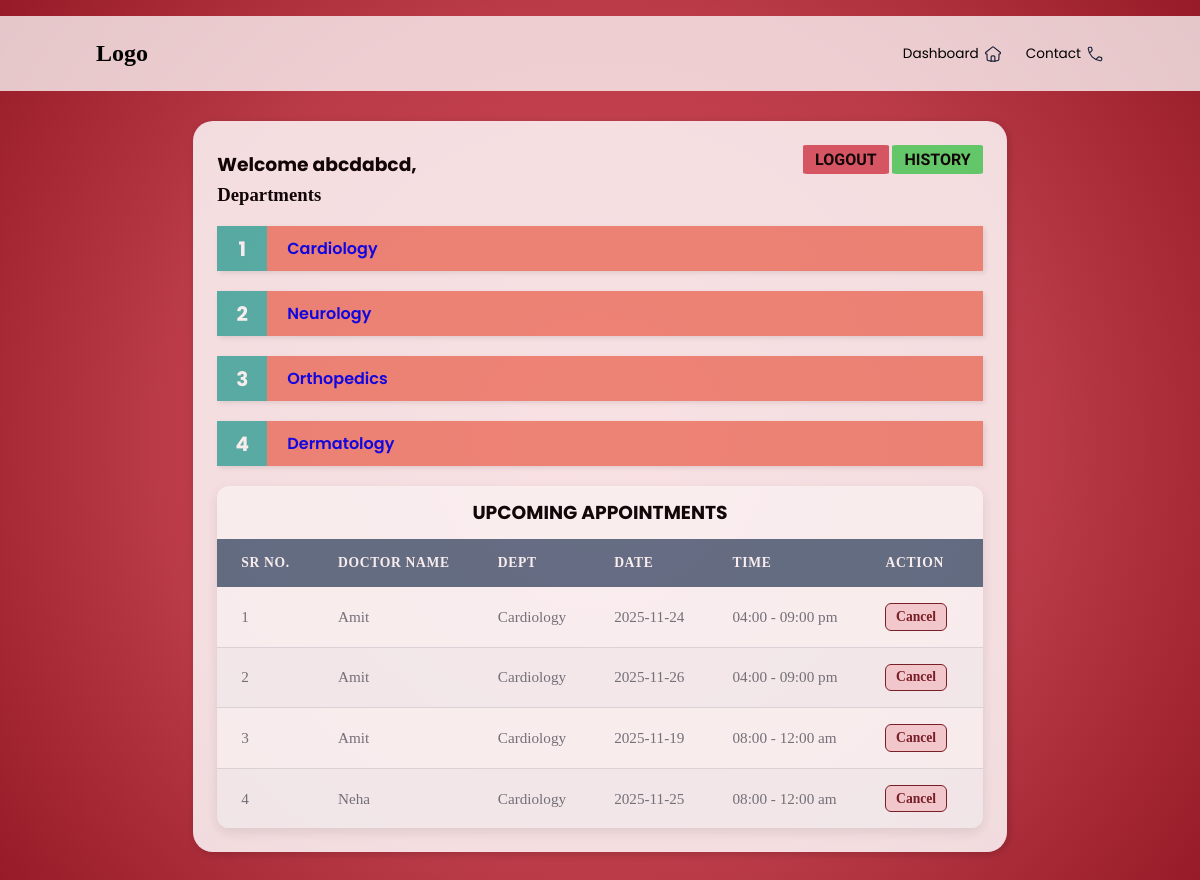
/patient_dashboard/1, run on an earlier commit of the app's database.
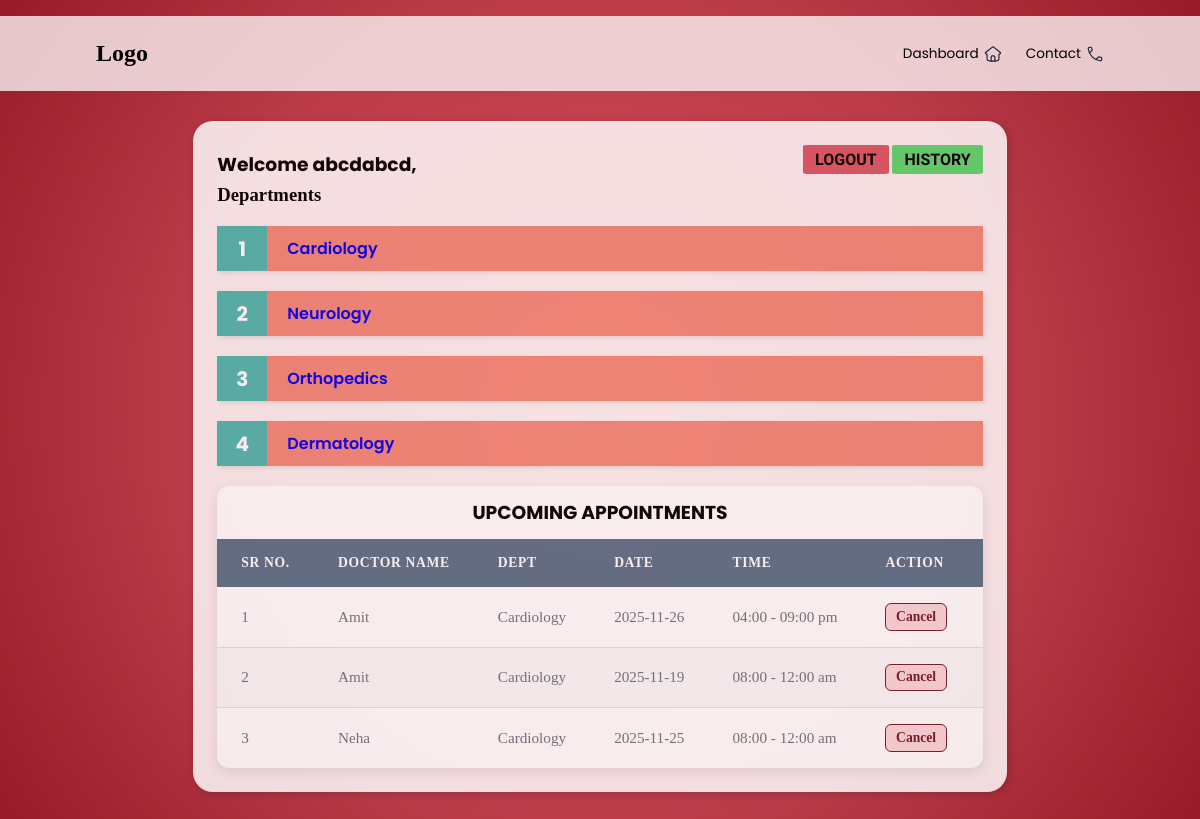
And on a later commit of the database.
### models.py (models this page shows)
class Patient(db.Model):
    PatientID = db.Column(db.Integer, primary_key=True)
    FirstName = db.Column(db.String,nullable=False)
    LastName = db.Column(db.String,nullable=False)
    Username= db.Column(db.String, nullable=False)
    Password = db.Column(db.String, nullable=False)
    appointments = db.relationship('Appointment', back_populates='patient', cascade="all, delete")
    histories = db.relationship('PatientHistory', back_populates='patient', cascade="all, delete")

class Department(db.Model):
    Department_name=db.Column(db.String, primary_key=True)
    Overview = db.Column(db.String)
    doctors = db.relationship('Doctor', back_populates='department_rel', cascade="all, delete")

class Appointment(db.Model):
    AppointmentID = db.Column(db.Integer, primary_key=True)
    PatientID = db.Column(db.Integer, db.ForeignKey('patient.PatientID'), nullable=False)
    DoctorID = db.Column(db.Integer, db.ForeignKey('doctor.DoctorID'), nullable=False)
    Date=db.Column(db.Date)
    Time = db.Column(db.String)
    Purpose=db.Column(db.String)
    Status=db.Column(db.Enum("Booked","Completed","Cancelled"),
        nullable=False,
        default='Booked'
    )
    patient = db.relationship('Patient', back_populates='appointments')
    doctor = db.relationship('Doctor', back_populates='appointments')

class Doctor(db.Model):
    DoctorID = db.Column(db.Integer, primary_key=True)
    FirstName = db.Column(db.String,nullable=False)
    LastName = db.Column(db.String,nullable=False)
    Username= db.Column(db.String, nullable=False)
    Password = db.Column(db.String, nullable=False)
    available=db.Column(db.String)
    Department = db.Column(db.String, db.ForeignKey('department.Department_name'), nullable=False)
    Position = db.Column(db.String)
    Experience = db.Column(db.Integer)
    Remarks = db.Column(db.String)
    photo = db.Column(db.String)
    appointments = db.relationship('Appointment', back_populates='doctor', cascade="all, delete")
    department_rel = db.relationship('Department', back_populates='doctors')

### routes/patient.py (the view)
@app.route('/patient_dashboard/<int:patientID>')
def patient_dashboard(patientID):
    patient = Patient.query.get(patientID)
    departments = Department.query.all()
    appointments = Appointment.query.filter(
    Appointment.PatientID == patientID,
    Appointment.Status != "Cancelled"
    ).all()
    return render_template("patient_dashboard.html", patient=patient, departments=departments,appointments=appointments)

### templates/patient_dashboard.html (shortened to what this page needs)
<!DOCTYPE html>
<html lang="en">
<head>
    <link rel="stylesheet" href="..\static\style.css">
</head>
<body>
    <header>
        <nav>
        <div class="logo">
            <h2>Logo</h2>
        </div>
        <div class="nav-icons">
            <ul>
            <li>Dashboard </li>
            <li>Contact </li>
            </ul>
        </div>
        </nav>
    </header>
    <main>
        <div id="pageC">
            <div class="container">
                <div class="title">
                    <h3>Welcome {{ patient.FirstName }},</h3>
                    <div id="links">
                        <a href="{{ url_for('login') }}"><button class="logout">LOGOUT</button></a>
                        <a href="{{ url_for('view_patient_history', patient_id=patient.PatientID) }}">
                            <button class="history">HISTORY</button>
                        </a>
                    </div>
                </div>
                <div class="content">
                    <h3>Departments</h3>
                    <div class="departments">
                        <ol class="custom-steps">
                        {% for dept in departments %}
                            <a href="{{ url_for('view_department', dept_name=dept.Department_name, patient_id=patient.PatientID) }}"><li class="content1">{{ dept.Department_name }}</li></a>
                        {% else %}
                            <p>No departments available</p>
                        {% endfor %}
                        </ol>
                    </div>
                    <div class="appointments">
                        <h3>UPCOMING APPOINTMENTS</h3>
                        <table class="appointments-table">
                            <thead>
                                <tr>
                                    <th>Sr No.</th>
                                    <th>Doctor Name</th>
                                    <th>Dept</th>
                                    <th>Date</th>
                                    <th>Time</th>
                                    <th>Action</th>
                                </tr>
                            </thead>
                            <tbody>
                            {% for appt in appointments %}
                                <tr>
                                    <td data-label="Sr No.">{{ loop.index }}</td>
                                    <td data-label="Doctor Name">{{ appt.doctor.FirstName }}</td>
                                    <td data-label="Dept">{{ appt.doctor.Department }}</td>
                                    <td data-label="Date">{{ appt.Date }}</td>
                                    <td data-label="Time">{{ appt.Time }}</td>
                                    <td data-label="Action">
                                        <a href="{{ url_for('cancel_appointment', appt_id=appt.AppointmentID) }}" class="action-cancel">Cancel</a>
                                    </td>
                                </tr>
                            {% else %}
                                <tr><td colspan="6">No appointments scheduled</td></tr>
                            {% endfor %}
                            </tbody>
                        </table>
                    </div>
                </div>
            </div>
        </div>
    </main>
</body>
</html>

### static/style.css (style rules this page uses)
* { margin: 0; padding: 0; }
body { background: radial-gradient( circle at center, #d03040db 0%, #b01e2ddf 60%, #961a27 100%); }
:root { --primary-color: #007bff; --secondary-color: #6c757d; --header-bg: #5a7188; --header-text: #ffffff; --row-bg-odd: #ffffff; --row-bg-even: #f8f9fa; --border-color: #dee2e6; }
nav { display: flex; align-items: center; justify-content: space-between; margin-top: 2vh; gap: 3vw; background-color: rgba(255, 255, 255, 0.75); padding: 3vh; padding-left: 8vw; padding-right: 8vw; }
.nav-icons ul { display: flex; list-style: none; gap: 2vw; }
.nav-icons li { display: flex; align-items: center; font-family: 'Poppins', sans-serif; font-size: 0.85em; cursor: pointer; gap: 5px; }
main { display: flex; justify-content: center; align-items: center; }
.container { background-color: rgba(255, 255, 255, 0.92); margin: 30px 50px; border-radius: 20px; opacity: 0.9; transition: box-shadow 0.3s ease; box-shadow: 2px 2px 10px rgba(0, 0, 0, 0.2); padding: 2vw; }
#pageC { transition: filter 0.3s ease; }
.title { display: flex; justify-content: space-between; align-items: center; font-family: 'Poppins', sans-serif; font-weight: 600; }
.logout { background-color: #d03040c9; border: none; border-radius: 5%; padding: 5px; padding-left: 1vw; padding-right: 1vw; cursor: pointer; transition: background-color 0.25s; margin-bottom: 10px; font-family: 'Baloo Bhai 2', 'Poppins', sans-serif; font-size: medium; font-weight: 600; }
.appointments { max-width: 1200px; margin: 0 auto; background-color: var(--row-bg-odd); border-radius: 12px; box-shadow: 0 4px 12px rgba(0, 0, 0, 0.1); overflow: hidden; }
.appointments-table { width: 100%; border-collapse: separate; border-spacing: 0; }
.appointments-table thead th { padding: 1rem 1.5rem; background-color: var(--header-bg); color: var(--header-text); font-weight: 600; text-align: left; text-transform: uppercase; font-size: 0.85rem; letter-spacing: 0.05em; }
.appointments-table tbody td { padding: 1rem 1.5rem; border-bottom: 1px solid var(--border-color); vertical-align: middle; font-size: 0.95rem; color: var(--secondary-color); }
.appointments-table tbody tr:nth-child(even) { background-color: var(--row-bg-even); }
.appointments-table tbody tr:last-child td { border-bottom: none; }
.appointments-table a { display: inline-block; margin-right: 0.75rem; padding: 0.3rem 0.6rem; border-radius: 6px; text-decoration: none; font-size: 0.85rem; font-weight: 600; transition: all 0.2s ease; text-align: center; }
.action-cancel { background-color: #f8d7da; color: #721c24; border: 1px solid #721c24; }
.history { background-color: #30d04bc9; border: none; border-radius: 5%; padding: 5px; padding-left: 1vw; padding-right: 1vw; cursor: pointer; transition: background-color 0.25s; margin-bottom: 10px; font-family: 'Baloo Bhai 2', 'Poppins', sans-serif; font-size: medium; font-weight: 600; }
.appointments h3 { display: flex; align-items: center; justify-content: center; padding: 1.5vh; font-family: 'Poppins', sans-serif; }
.custom-steps { list-style: none; padding: 0; margin: 20px 0; text-decoration: none; }
.custom-steps li { position: relative; margin-bottom: 20px; background-color: rgba(234, 86, 60, 0.668); transition: background-color 0.25s; padding: 10px 10px 10px 70px; box-shadow: 2px 2px 5px rgba(0, 0, 0, 0.1); text-decoration: none; }
.custom-steps { list-style: none; padding: 0; margin: 20px 0; counter-reset: step-counter; }
.custom-steps li { counter-increment: step-counter; }
.custom-steps li::before { content: counter(step-counter); position: absolute; top: 0; left: 0; width: 50px; height: 100%; background-color: #4db6ac; color: white; font-size: 20px; font-weight: bold; display: flex; align-items: center; justify-content: center; }
.custom-steps a { text-decoration: none; font-family: 'Poppins', sans-serif; font-weight: 600; }

What changed in the data, as far as the page shows it:
no longer on this page (row edited): Appointment: doctor.FirstName "Amit", doctor.Department "Cardiology", Date "2025-11-24", Time "04:00 - 09:00 pm"
